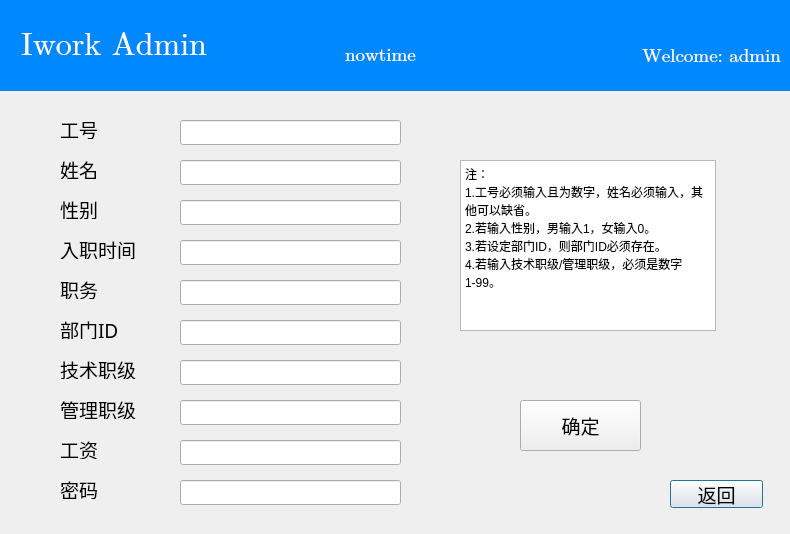
<?xml version="1.0" encoding="UTF-8"?>
<ui version="4.0">
 <class>useradd</class>
 <widget class="QDialog" name="useradd">
  <property name="geometry">
   <rect>
    <x>0</x>
    <y>0</y>
    <width>790</width>
    <height>534</height>
   </rect>
  </property>
  <property name="windowTitle">
   <string>Dialog</string>
  </property>
  <widget class="QPushButton" name="pushButton">
   <property name="geometry">
    <rect>
     <x>670</x>
     <y>480</y>
     <width>93</width>
     <height>28</height>
    </rect>
   </property>
   <property name="font">
    <font>
     <family>楷体</family>
     <pointsize>14</pointsize>
    </font>
   </property>
   <property name="text">
    <string>返回</string>
   </property>
  </widget>
  <widget class="QLabel" name="inf">
   <property name="geometry">
    <rect>
     <x>480</x>
     <y>20</y>
     <width>301</width>
     <height>71</height>
    </rect>
   </property>
   <property name="font">
    <font>
     <family>Cambria Math</family>
     <pointsize>14</pointsize>
    </font>
   </property>
   <property name="layoutDirection">
    <enum>Qt::RightToLeft</enum>
   </property>
   <property name="styleSheet">
    <string notr="true">QLabel#inf{
	background-color: #0088ff; 
	color: #ffffff;
	min-width:30px;
	min-height:30px;
}</string>
   </property>
   <property name="text">
    <string>Welcome: admin</string>
   </property>
   <property name="alignment">
    <set>Qt::AlignRight|Qt::AlignTrailing|Qt::AlignVCenter</set>
   </property>
  </widget>
  <widget class="QLabel" name="title">
   <property name="geometry">
    <rect>
     <x>0</x>
     <y>0</y>
     <width>801</width>
     <height>91</height>
    </rect>
   </property>
   <property name="font">
    <font>
     <family>Cambria Math</family>
     <pointsize>24</pointsize>
    </font>
   </property>
   <property name="contextMenuPolicy">
    <enum>Qt::CustomContextMenu</enum>
   </property>
   <property name="styleSheet">
    <string notr="true">QLabel#title{
	background-color: #0088ff; 
	color: #ffffff;
	min-width:30px;
	min-height:30px;
}</string>
   </property>
   <property name="text">
    <string>  Iwork Admin</string>
   </property>
  </widget>
  <widget class="QLabel" name="tstr">
   <property name="geometry">
    <rect>
     <x>260</x>
     <y>40</y>
     <width>241</width>
     <height>30</height>
    </rect>
   </property>
   <property name="font">
    <font>
     <family>Cambria Math</family>
     <pointsize>14</pointsize>
    </font>
   </property>
   <property name="styleSheet">
    <string notr="true">QLabel#tstr{
	background-color: #0088ff; 
	color: #ffffff;
	min-width:30px;
	min-height:30px;
}</string>
   </property>
   <property name="text">
    <string>nowtime</string>
   </property>
   <property name="alignment">
    <set>Qt::AlignCenter</set>
   </property>
  </widget>
  <widget class="QLabel" name="jsd">
   <property name="geometry">
    <rect>
     <x>60</x>
     <y>360</y>
     <width>101</width>
     <height>19</height>
    </rect>
   </property>
   <property name="font">
    <font>
     <family>楷体</family>
     <pointsize>14</pointsize>
    </font>
   </property>
   <property name="text">
    <string>技术职级</string>
   </property>
  </widget>
  <widget class="QLabel" name="pd">
   <property name="geometry">
    <rect>
     <x>60</x>
     <y>280</y>
     <width>101</width>
     <height>19</height>
    </rect>
   </property>
   <property name="font">
    <font>
     <family>楷体</family>
     <pointsize>14</pointsize>
    </font>
   </property>
   <property name="text">
    <string>职务</string>
   </property>
  </widget>
  <widget class="QLabel" name="sd">
   <property name="geometry">
    <rect>
     <x>60</x>
     <y>200</y>
     <width>69</width>
     <height>19</height>
    </rect>
   </property>
   <property name="font">
    <font>
     <family>楷体</family>
     <pointsize>14</pointsize>
    </font>
   </property>
   <property name="text">
    <string>性别</string>
   </property>
  </widget>
  <widget class="QLabel" name="nd">
   <property name="geometry">
    <rect>
     <x>60</x>
     <y>160</y>
     <width>69</width>
     <height>19</height>
    </rect>
   </property>
   <property name="font">
    <font>
     <family>楷体</family>
     <pointsize>14</pointsize>
    </font>
   </property>
   <property name="text">
    <string>姓名</string>
   </property>
  </widget>
  <widget class="QLabel" name="bmd">
   <property name="geometry">
    <rect>
     <x>60</x>
     <y>320</y>
     <width>101</width>
     <height>19</height>
    </rect>
   </property>
   <property name="font">
    <font>
     <family>楷体</family>
     <pointsize>14</pointsize>
    </font>
   </property>
   <property name="text">
    <string>部门ID</string>
   </property>
  </widget>
  <widget class="QLabel" name="gld">
   <property name="geometry">
    <rect>
     <x>60</x>
     <y>400</y>
     <width>101</width>
     <height>19</height>
    </rect>
   </property>
   <property name="font">
    <font>
     <family>楷体</family>
     <pointsize>14</pointsize>
    </font>
   </property>
   <property name="text">
    <string>管理职级</string>
   </property>
  </widget>
  <widget class="QLabel" name="ed">
   <property name="geometry">
    <rect>
     <x>60</x>
     <y>240</y>
     <width>101</width>
     <height>19</height>
    </rect>
   </property>
   <property name="font">
    <font>
     <family>楷体</family>
     <pointsize>14</pointsize>
    </font>
   </property>
   <property name="text">
    <string>入职时间</string>
   </property>
  </widget>
  <widget class="QLabel" name="nd_3">
   <property name="geometry">
    <rect>
     <x>60</x>
     <y>120</y>
     <width>69</width>
     <height>19</height>
    </rect>
   </property>
   <property name="font">
    <font>
     <family>楷体</family>
     <pointsize>14</pointsize>
    </font>
   </property>
   <property name="text">
    <string>工号</string>
   </property>
  </widget>
  <widget class="QLineEdit" name="u1">
   <property name="geometry">
    <rect>
     <x>180</x>
     <y>120</y>
     <width>221</width>
     <height>25</height>
    </rect>
   </property>
  </widget>
  <widget class="QLineEdit" name="u6">
   <property name="geometry">
    <rect>
     <x>180</x>
     <y>320</y>
     <width>221</width>
     <height>25</height>
    </rect>
   </property>
  </widget>
  <widget class="QLineEdit" name="u2">
   <property name="geometry">
    <rect>
     <x>180</x>
     <y>160</y>
     <width>221</width>
     <height>25</height>
    </rect>
   </property>
  </widget>
  <widget class="QLineEdit" name="u4">
   <property name="geometry">
    <rect>
     <x>180</x>
     <y>240</y>
     <width>221</width>
     <height>25</height>
    </rect>
   </property>
  </widget>
  <widget class="QLineEdit" name="u3">
   <property name="geometry">
    <rect>
     <x>180</x>
     <y>200</y>
     <width>221</width>
     <height>25</height>
    </rect>
   </property>
  </widget>
  <widget class="QLineEdit" name="u5">
   <property name="geometry">
    <rect>
     <x>180</x>
     <y>280</y>
     <width>221</width>
     <height>25</height>
    </rect>
   </property>
  </widget>
  <widget class="QLineEdit" name="u7">
   <property name="geometry">
    <rect>
     <x>180</x>
     <y>360</y>
     <width>221</width>
     <height>25</height>
    </rect>
   </property>
  </widget>
  <widget class="QLineEdit" name="u8">
   <property name="geometry">
    <rect>
     <x>180</x>
     <y>400</y>
     <width>221</width>
     <height>25</height>
    </rect>
   </property>
  </widget>
  <widget class="QTextBrowser" name="textBrowser">
   <property name="geometry">
    <rect>
     <x>460</x>
     <y>160</y>
     <width>256</width>
     <height>171</height>
    </rect>
   </property>
   <property name="html">
    <string>&lt;!DOCTYPE HTML PUBLIC &quot;-//W3C//DTD HTML 4.0//EN&quot; &quot;http://www.w3.org/TR/REC-html40/strict.dtd&quot;&gt;
&lt;html&gt;&lt;head&gt;&lt;meta name=&quot;qrichtext&quot; content=&quot;1&quot; /&gt;&lt;meta charset=&quot;utf-8&quot; /&gt;&lt;style type=&quot;text/css&quot;&gt;
p, li { white-space: pre-wrap; }
hr { height: 1px; border-width: 0; }
li.unchecked::marker { content: &quot;\2610&quot;; }
li.checked::marker { content: &quot;\2612&quot;; }
&lt;/style&gt;&lt;/head&gt;&lt;body style=&quot; font-family:'Microsoft YaHei UI'; font-size:9pt; font-weight:400; font-style:normal;&quot;&gt;
&lt;p style=&quot; margin-top:0px; margin-bottom:0px; margin-left:0px; margin-right:0px; -qt-block-indent:0; text-indent:0px;&quot;&gt;注：&lt;/p&gt;
&lt;p style=&quot; margin-top:0px; margin-bottom:0px; margin-left:0px; margin-right:0px; -qt-block-indent:0; text-indent:0px;&quot;&gt;1.工号必须输入且为数字，姓名必须输入，其他可以缺省。&lt;/p&gt;
&lt;p style=&quot; margin-top:0px; margin-bottom:0px; margin-left:0px; margin-right:0px; -qt-block-indent:0; text-indent:0px;&quot;&gt;2.若输入性别，男输入1，女输入0。&lt;/p&gt;
&lt;p style=&quot; margin-top:0px; margin-bottom:0px; margin-left:0px; margin-right:0px; -qt-block-indent:0; text-indent:0px;&quot;&gt;3.若设定部门ID，则部门ID必须存在。&lt;/p&gt;
&lt;p style=&quot; margin-top:0px; margin-bottom:0px; margin-left:0px; margin-right:0px; -qt-block-indent:0; text-indent:0px;&quot;&gt;4.若输入技术职级/管理职级，必须是数字1-99。&lt;/p&gt;&lt;/body&gt;&lt;/html&gt;</string>
   </property>
  </widget>
  <widget class="QPushButton" name="qd">
   <property name="geometry">
    <rect>
     <x>520</x>
     <y>400</y>
     <width>121</width>
     <height>51</height>
    </rect>
   </property>
   <property name="font">
    <font>
     <family>楷体</family>
     <pointsize>14</pointsize>
    </font>
   </property>
   <property name="text">
    <string>确定</string>
   </property>
  </widget>
  <widget class="QLineEdit" name="u10">
   <property name="geometry">
    <rect>
     <x>180</x>
     <y>480</y>
     <width>221</width>
     <height>25</height>
    </rect>
   </property>
  </widget>
  <widget class="QLineEdit" name="u9">
   <property name="geometry">
    <rect>
     <x>180</x>
     <y>440</y>
     <width>221</width>
     <height>25</height>
    </rect>
   </property>
  </widget>
  <widget class="QLabel" name="jsd_2">
   <property name="geometry">
    <rect>
     <x>60</x>
     <y>440</y>
     <width>101</width>
     <height>19</height>
    </rect>
   </property>
   <property name="font">
    <font>
     <family>楷体</family>
     <pointsize>14</pointsize>
    </font>
   </property>
   <property name="text">
    <string>工资</string>
   </property>
  </widget>
  <widget class="QLabel" name="gld_2">
   <property name="geometry">
    <rect>
     <x>60</x>
     <y>480</y>
     <width>101</width>
     <height>19</height>
    </rect>
   </property>
   <property name="font">
    <font>
     <family>楷体</family>
     <pointsize>14</pointsize>
    </font>
   </property>
   <property name="text">
    <string>密码</string>
   </property>
  </widget>
  <zorder>title</zorder>
  <zorder>tstr</zorder>
  <zorder>inf</zorder>
  <zorder>pushButton</zorder>
  <zorder>jsd</zorder>
  <zorder>pd</zorder>
  <zorder>sd</zorder>
  <zorder>nd</zorder>
  <zorder>bmd</zorder>
  <zorder>gld</zorder>
  <zorder>ed</zorder>
  <zorder>nd_3</zorder>
  <zorder>u1</zorder>
  <zorder>u6</zorder>
  <zorder>u2</zorder>
  <zorder>u4</zorder>
  <zorder>u3</zorder>
  <zorder>u5</zorder>
  <zorder>u7</zorder>
  <zorder>u8</zorder>
  <zorder>textBrowser</zorder>
  <zorder>qd</zorder>
  <zorder>u10</zorder>
  <zorder>u9</zorder>
  <zorder>jsd_2</zorder>
  <zorder>gld_2</zorder>
 </widget>
 <resources/>
 <connections/>
</ui>
